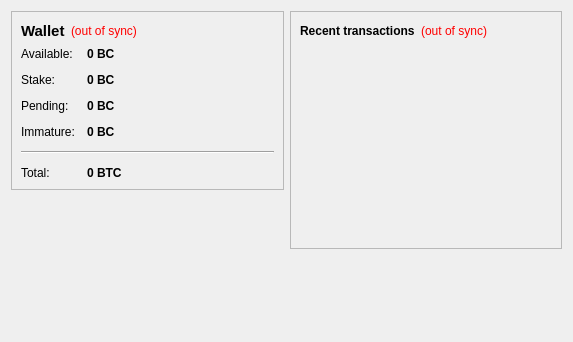
<?xml version="1.0" encoding="UTF-8"?>
<ui version="4.0">
 <class>OverviewPage</class>
 <widget class="QWidget" name="OverviewPage">
  <property name="geometry">
   <rect>
    <x>0</x>
    <y>0</y>
    <width>573</width>
    <height>342</height>
   </rect>
  </property>
  <property name="windowTitle">
   <string>Form</string>
  </property>
  <layout class="QHBoxLayout" name="horizontalLayout" stretch="1,1">
   <item>
    <layout class="QVBoxLayout" name="verticalLayout_2">
     <item>
      <widget class="QFrame" name="frame">
       <property name="frameShape">
        <enum>QFrame::StyledPanel</enum>
       </property>
       <property name="frameShadow">
        <enum>QFrame::Raised</enum>
       </property>
       <layout class="QVBoxLayout" name="verticalLayout_4">
        <item>
         <layout class="QHBoxLayout" name="horizontalLayout_4">
          <item>
           <widget class="QLabel" name="label_5">
            <property name="font">
             <font>
              <pointsize>11</pointsize>
              <weight>75</weight>
              <bold>true</bold>
             </font>
            </property>
            <property name="text">
             <string>Wallet</string>
            </property>
           </widget>
          </item>
          <item>
           <widget class="QLabel" name="labelWalletStatus">
            <property name="toolTip">
             <string>The displayed information may be out of date. Your wallet automatically synchronizes with the CobraCash network after a connection is established, but this process has not completed yet.</string>
            </property>
            <property name="styleSheet">
             <string notr="true">QLabel { color: red; }</string>
            </property>
            <property name="text">
             <string notr="true">(out of sync)</string>
            </property>
            <property name="alignment">
             <set>Qt::AlignLeading|Qt::AlignLeft|Qt::AlignVCenter</set>
            </property>
           </widget>
          </item>
          <item>
           <spacer name="horizontalSpacer_2">
            <property name="orientation">
             <enum>Qt::Horizontal</enum>
            </property>
            <property name="sizeHint" stdset="0">
             <size>
              <width>40</width>
              <height>20</height>
             </size>
            </property>
           </spacer>
          </item>
         </layout>
        </item>
        <item>
         <layout class="QFormLayout" name="formLayout_2">
          <property name="fieldGrowthPolicy">
           <enum>QFormLayout::AllNonFixedFieldsGrow</enum>
          </property>
          <property name="horizontalSpacing">
           <number>12</number>
          </property>
          <property name="verticalSpacing">
           <number>12</number>
          </property>
          <item row="0" column="0">
           <widget class="QLabel" name="label">
            <property name="text">
             <string>Available:</string>
            </property>
           </widget>
          </item>
          <item row="0" column="1">
           <widget class="QLabel" name="labelBalance">
            <property name="font">
             <font>
              <weight>75</weight>
              <bold>true</bold>
             </font>
            </property>
            <property name="cursor">
             <cursorShape>IBeamCursor</cursorShape>
            </property>
            <property name="toolTip">
             <string>Your current spendable balance</string>
            </property>
            <property name="text">
             <string notr="true">0 BC</string>
            </property>
            <property name="textInteractionFlags">
             <set>Qt::LinksAccessibleByMouse|Qt::TextSelectableByKeyboard|Qt::TextSelectableByMouse</set>
            </property>
           </widget>
          </item>
          <item row="1" column="0">
           <widget class="QLabel" name="label_6">
            <property name="text">
             <string>Stake:</string>
            </property>
           </widget>
          </item>
          <item row="1" column="1">
           <widget class="QLabel" name="labelStake">
            <property name="font">
             <font>
              <weight>75</weight>
              <bold>true</bold>
             </font>
            </property>
            <property name="cursor">
             <cursorShape>IBeamCursor</cursorShape>
            </property>
            <property name="toolTip">
             <string>Total of coins that was staked, and do not yet count toward the current balance</string>
            </property>
            <property name="text">
             <string notr="true">0 BC</string>
            </property>
            <property name="textInteractionFlags">
             <set>Qt::LinksAccessibleByMouse|Qt::TextSelectableByKeyboard|Qt::TextSelectableByMouse</set>
            </property>
           </widget>
          </item>
          <item row="2" column="0">
           <widget class="QLabel" name="label_3">
            <property name="text">
             <string>Pending:</string>
            </property>
           </widget>
          </item>
          <item row="2" column="1">
           <widget class="QLabel" name="labelUnconfirmed">
            <property name="font">
             <font>
              <weight>75</weight>
              <bold>true</bold>
             </font>
            </property>
            <property name="cursor">
             <cursorShape>IBeamCursor</cursorShape>
            </property>
            <property name="toolTip">
             <string>Total of transactions that have yet to be confirmed, and do not yet count toward the current balance</string>
            </property>
            <property name="text">
             <string notr="true">0 BC</string>
            </property>
            <property name="textInteractionFlags">
             <set>Qt::LinksAccessibleByMouse|Qt::TextSelectableByKeyboard|Qt::TextSelectableByMouse</set>
            </property>
           </widget>
          </item>
          <item row="3" column="0">
           <widget class="QLabel" name="labelImmatureText">
            <property name="text">
             <string>Immature:</string>
            </property>
           </widget>
          </item>
          <item row="3" column="1">
           <widget class="QLabel" name="labelImmature">
            <property name="font">
             <font>
              <weight>75</weight>
              <bold>true</bold>
             </font>
            </property>
            <property name="toolTip">
             <string>Mined balance that has not yet matured</string>
            </property>
            <property name="text">
             <string notr="true">0 BC</string>
            </property>
            <property name="textInteractionFlags">
             <set>Qt::LinksAccessibleByMouse|Qt::TextSelectableByKeyboard|Qt::TextSelectableByMouse</set>
            </property>
           </widget>
          </item>
          <item row="4" column="0" colspan="2">
           <widget class="Line" name="line">
            <property name="orientation">
             <enum>Qt::Horizontal</enum>
            </property>
           </widget>
          </item>
          <item row="5" column="0">
           <widget class="QLabel" name="labelTotalText">
            <property name="text">
             <string>Total:</string>
            </property>
           </widget>
          </item>
          <item row="5" column="1">
           <widget class="QLabel" name="labelTotal">
            <property name="font">
             <font>
              <weight>75</weight>
              <bold>true</bold>
             </font>
            </property>
            <property name="cursor">
             <cursorShape>IBeamCursor</cursorShape>
            </property>
            <property name="toolTip">
             <string>Your current total balance</string>
            </property>
            <property name="text">
             <string notr="true">0 BTC</string>
            </property>
            <property name="textInteractionFlags">
             <set>Qt::LinksAccessibleByMouse|Qt::TextSelectableByKeyboard|Qt::TextSelectableByMouse</set>
            </property>
           </widget>
          </item>
         </layout>
        </item>
       </layout>
      </widget>
     </item>
     <item>
      <spacer name="verticalSpacer">
       <property name="orientation">
        <enum>Qt::Vertical</enum>
       </property>
       <property name="sizeHint" stdset="0">
        <size>
         <width>20</width>
         <height>40</height>
        </size>
       </property>
      </spacer>
     </item>
    </layout>
   </item>
   <item>
    <layout class="QVBoxLayout" name="verticalLayout_3">
     <item>
      <widget class="QFrame" name="frame_2">
       <property name="frameShape">
        <enum>QFrame::StyledPanel</enum>
       </property>
       <property name="frameShadow">
        <enum>QFrame::Raised</enum>
       </property>
       <layout class="QVBoxLayout" name="verticalLayout">
        <item>
         <layout class="QHBoxLayout" name="horizontalLayout_2">
          <item>
           <widget class="QLabel" name="label_4">
            <property name="text">
             <string>&lt;b&gt;Recent transactions&lt;/b&gt;</string>
            </property>
           </widget>
          </item>
          <item>
           <widget class="QLabel" name="labelTransactionsStatus">
            <property name="toolTip">
             <string>The displayed information may be out of date. Your wallet automatically synchronizes with the CobraCash network after a connection is established, but this process has not completed yet.</string>
            </property>
            <property name="styleSheet">
             <string notr="true">QLabel { color: red; }</string>
            </property>
            <property name="text">
             <string notr="true">(out of sync)</string>
            </property>
            <property name="alignment">
             <set>Qt::AlignRight|Qt::AlignTrailing|Qt::AlignVCenter</set>
            </property>
           </widget>
          </item>
          <item>
           <spacer name="horizontalSpacer">
            <property name="orientation">
             <enum>Qt::Horizontal</enum>
            </property>
            <property name="sizeHint" stdset="0">
             <size>
              <width>40</width>
              <height>20</height>
             </size>
            </property>
           </spacer>
          </item>
         </layout>
        </item>
        <item>
         <widget class="QListView" name="listTransactions">
          <property name="styleSheet">
           <string notr="true">QListView { background: transparent; }</string>
          </property>
          <property name="frameShape">
           <enum>QFrame::NoFrame</enum>
          </property>
          <property name="verticalScrollBarPolicy">
           <enum>Qt::ScrollBarAlwaysOff</enum>
          </property>
          <property name="horizontalScrollBarPolicy">
           <enum>Qt::ScrollBarAlwaysOff</enum>
          </property>
          <property name="selectionMode">
           <enum>QAbstractItemView::NoSelection</enum>
          </property>
         </widget>
        </item>
       </layout>
      </widget>
     </item>
     <item>
      <spacer name="verticalSpacer_2">
       <property name="orientation">
        <enum>Qt::Vertical</enum>
       </property>
       <property name="sizeHint" stdset="0">
        <size>
         <width>20</width>
         <height>40</height>
        </size>
       </property>
      </spacer>
     </item>
    </layout>
   </item>
  </layout>
 </widget>
 <resources/>
 <connections/>
</ui>
